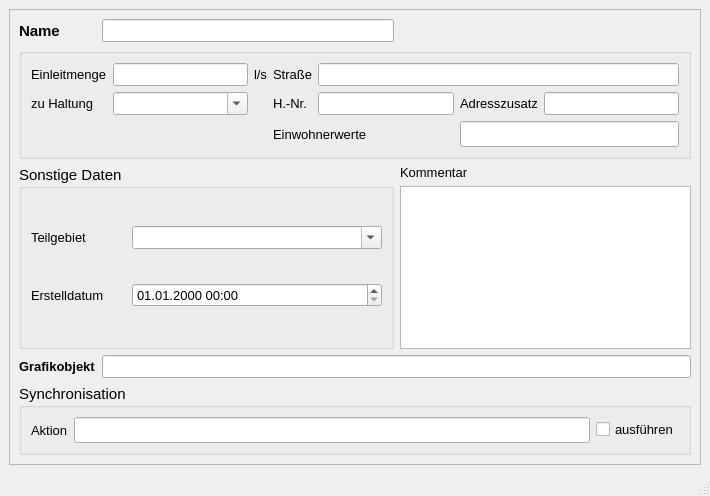
<?xml version="1.0" encoding="UTF-8"?>
<ui version="4.0">
 <class>Direkteinleitungen</class>
 <widget class="QMainWindow" name="Direkteinleitungen">
  <property name="enabled">
   <bool>true</bool>
  </property>
  <property name="geometry">
   <rect>
    <x>0</x>
    <y>0</y>
    <width>710</width>
    <height>496</height>
   </rect>
  </property>
  <property name="minimumSize">
   <size>
    <width>580</width>
    <height>420</height>
   </size>
  </property>
  <property name="font">
   <font>
    <family>Tahoma</family>
    <pointsize>10</pointsize>
   </font>
  </property>
  <property name="windowTitle">
   <string>Direkteinleiter</string>
  </property>
  <property name="toolTip">
   <string>&lt;html&gt;&lt;head/&gt;&lt;body&gt;&lt;p&gt;Abfluss des Direkteinleiters&lt;/p&gt;&lt;/body&gt;&lt;/html&gt;</string>
  </property>
  <property name="statusTip">
   <string>Abfluss des Direkteinleiters</string>
  </property>
  <widget class="QWidget" name="centralwidget">
   <layout class="QGridLayout" name="gridLayout">
    <item row="0" column="0">
     <widget class="QScrollArea" name="scrollArea">
      <property name="widgetResizable">
       <bool>true</bool>
      </property>
      <widget class="QWidget" name="scrollAreaWidgetContents">
       <property name="geometry">
        <rect>
         <x>0</x>
         <y>0</y>
         <width>686</width>
         <height>419</height>
        </rect>
       </property>
       <layout class="QGridLayout" name="gridLayout_2">
        <item row="0" column="0">
         <widget class="QLabel" name="label_10">
          <property name="font">
           <font>
            <family>Tahoma</family>
            <pointsize>11</pointsize>
            <weight>75</weight>
            <bold>true</bold>
           </font>
          </property>
          <property name="text">
           <string>Name</string>
          </property>
          <property name="alignment">
           <set>Qt::AlignLeading|Qt::AlignLeft|Qt::AlignVCenter</set>
          </property>
         </widget>
        </item>
        <item row="0" column="1">
         <widget class="QLineEdit" name="elnam">
          <property name="toolTip">
           <string>&lt;html&gt;&lt;head/&gt;&lt;body&gt;&lt;p&gt;Eindeutige Bezeichnung&lt;/p&gt;&lt;/body&gt;&lt;/html&gt;</string>
          </property>
          <property name="statusTip">
           <string>Eindeutige Bezeichnung</string>
          </property>
         </widget>
        </item>
        <item row="1" column="0" colspan="3">
         <widget class="QGroupBox" name="groupBox_3">
          <property name="font">
           <font>
            <family>Tahoma</family>
            <pointsize>11</pointsize>
           </font>
          </property>
          <property name="title">
           <string/>
          </property>
          <layout class="QGridLayout" name="gridLayout_3">
           <item row="0" column="0">
            <widget class="QLabel" name="label_5">
             <property name="font">
              <font>
               <family>Tahoma</family>
               <pointsize>10</pointsize>
              </font>
             </property>
             <property name="text">
              <string>Einleitmenge</string>
             </property>
             <property name="alignment">
              <set>Qt::AlignLeading|Qt::AlignLeft|Qt::AlignVCenter</set>
             </property>
            </widget>
           </item>
           <item row="0" column="1">
            <widget class="QLineEdit" name="zufluss">
             <property name="font">
              <font>
               <family>Tahoma</family>
               <pointsize>10</pointsize>
              </font>
             </property>
             <property name="toolTip">
              <string>&lt;html&gt;&lt;head/&gt;&lt;body&gt;&lt;p&gt;Direktzufluss gem. HYSTEM-EXTRAN&lt;/p&gt;&lt;/body&gt;&lt;/html&gt;</string>
             </property>
             <property name="statusTip">
              <string>Direktzufluss gem. HYSTEM-EXTRAN</string>
             </property>
            </widget>
           </item>
           <item row="0" column="2">
            <widget class="QLabel" name="label_6">
             <property name="font">
              <font>
               <family>Tahoma</family>
               <pointsize>10</pointsize>
              </font>
             </property>
             <property name="text">
              <string>l/s</string>
             </property>
            </widget>
           </item>
           <item row="0" column="3">
            <widget class="QLabel" name="label_7">
             <property name="font">
              <font>
               <family>Tahoma</family>
               <pointsize>10</pointsize>
              </font>
             </property>
             <property name="text">
              <string>Straße</string>
             </property>
            </widget>
           </item>
           <item row="0" column="4" colspan="3">
            <widget class="QLineEdit" name="strassenname">
             <property name="font">
              <font>
               <family>Tahoma</family>
               <pointsize>10</pointsize>
              </font>
             </property>
             <property name="toolTip">
              <string/>
             </property>
             <property name="statusTip">
              <string/>
             </property>
            </widget>
           </item>
           <item row="1" column="0">
            <widget class="QLabel" name="label_20">
             <property name="font">
              <font>
               <family>Tahoma</family>
               <pointsize>10</pointsize>
              </font>
             </property>
             <property name="text">
              <string>zu Haltung</string>
             </property>
             <property name="alignment">
              <set>Qt::AlignLeading|Qt::AlignLeft|Qt::AlignVCenter</set>
             </property>
            </widget>
           </item>
           <item row="1" column="1">
            <widget class="QComboBox" name="haltnam">
             <property name="font">
              <font>
               <family>Tahoma</family>
               <pointsize>10</pointsize>
              </font>
             </property>
             <property name="toolTip">
              <string>&lt;html&gt;&lt;head/&gt;&lt;body&gt;&lt;p&gt;Name der Haltung, welcher die Fläche zugeordnet ist&lt;/p&gt;&lt;/body&gt;&lt;/html&gt;</string>
             </property>
             <property name="statusTip">
              <string>Name der Haltung, welcher die Fläche zugeordnet ist</string>
             </property>
             <property name="editable">
              <bool>true</bool>
             </property>
            </widget>
           </item>
           <item row="1" column="3">
            <widget class="QLabel" name="label_8">
             <property name="font">
              <font>
               <family>Tahoma</family>
               <pointsize>10</pointsize>
              </font>
             </property>
             <property name="text">
              <string>H.-Nr.</string>
             </property>
            </widget>
           </item>
           <item row="1" column="4">
            <widget class="QLineEdit" name="hausnummer">
             <property name="font">
              <font>
               <family>Tahoma</family>
               <pointsize>10</pointsize>
              </font>
             </property>
             <property name="toolTip">
              <string/>
             </property>
             <property name="statusTip">
              <string/>
             </property>
            </widget>
           </item>
           <item row="1" column="5">
            <widget class="QLabel" name="label_9">
             <property name="font">
              <font>
               <family>Tahoma</family>
               <pointsize>10</pointsize>
              </font>
             </property>
             <property name="text">
              <string>Adresszusatz</string>
             </property>
            </widget>
           </item>
           <item row="1" column="6">
            <widget class="QLineEdit" name="zusatz">
             <property name="font">
              <font>
               <family>Tahoma</family>
               <pointsize>10</pointsize>
              </font>
             </property>
             <property name="toolTip">
              <string/>
             </property>
             <property name="statusTip">
              <string/>
             </property>
            </widget>
           </item>
           <item row="2" column="3" colspan="2">
            <widget class="QLabel" name="label_25">
             <property name="font">
              <font>
               <family>Tahoma</family>
               <pointsize>10</pointsize>
              </font>
             </property>
             <property name="text">
              <string>Einwohnerwerte</string>
             </property>
             <property name="alignment">
              <set>Qt::AlignLeading|Qt::AlignLeft|Qt::AlignVCenter</set>
             </property>
            </widget>
           </item>
           <item row="2" column="5" colspan="2">
            <widget class="QLineEdit" name="ew"/>
           </item>
          </layout>
         </widget>
        </item>
        <item row="2" column="0" rowspan="2" colspan="2">
         <widget class="QGroupBox" name="groupBox_4">
          <property name="font">
           <font>
            <family>Tahoma</family>
            <pointsize>11</pointsize>
           </font>
          </property>
          <property name="title">
           <string>Sonstige Daten</string>
          </property>
          <layout class="QGridLayout" name="gridLayout_4">
           <item row="0" column="0">
            <widget class="QLabel" name="label_22">
             <property name="font">
              <font>
               <family>Tahoma</family>
               <pointsize>10</pointsize>
              </font>
             </property>
             <property name="text">
              <string>Teilgebiet</string>
             </property>
             <property name="alignment">
              <set>Qt::AlignLeading|Qt::AlignLeft|Qt::AlignVCenter</set>
             </property>
            </widget>
           </item>
           <item row="0" column="1">
            <widget class="QComboBox" name="teilgebiet">
             <property name="font">
              <font>
               <family>Tahoma</family>
               <pointsize>10</pointsize>
              </font>
             </property>
             <property name="toolTip">
              <string>&lt;html&gt;&lt;head/&gt;&lt;body&gt;&lt;p&gt;Zuordnung zu definiertem Teilgebiet&lt;/p&gt;&lt;/body&gt;&lt;/html&gt;</string>
             </property>
             <property name="statusTip">
              <string>Zuordnung zu definiertem Teilgebiet</string>
             </property>
             <property name="editable">
              <bool>true</bool>
             </property>
            </widget>
           </item>
           <item row="1" column="0">
            <widget class="QLabel" name="label_70">
             <property name="font">
              <font>
               <family>Tahoma</family>
               <pointsize>10</pointsize>
              </font>
             </property>
             <property name="text">
              <string>Erstelldatum</string>
             </property>
             <property name="alignment">
              <set>Qt::AlignLeading|Qt::AlignLeft|Qt::AlignVCenter</set>
             </property>
            </widget>
           </item>
           <item row="1" column="1">
            <widget class="QgsDateTimeEdit" name="createdat">
             <property name="minimumSize">
              <size>
               <width>250</width>
               <height>0</height>
              </size>
             </property>
             <property name="font">
              <font>
               <family>Tahoma</family>
               <pointsize>10</pointsize>
              </font>
             </property>
             <property name="currentSection">
              <enum>QDateTimeEdit::DaySection</enum>
             </property>
             <property name="displayFormat">
              <string>dd.MM.yyyy HH:mm</string>
             </property>
            </widget>
           </item>
          </layout>
         </widget>
        </item>
        <item row="2" column="2">
         <widget class="QLabel" name="label_14">
          <property name="text">
           <string>Kommentar</string>
          </property>
         </widget>
        </item>
        <item row="3" column="2">
         <widget class="QTextEdit" name="kommentar">
          <property name="toolTip">
           <string>&lt;html&gt;&lt;head/&gt;&lt;body&gt;&lt;p&gt;Platz für zusätzliche Kommentare&lt;/p&gt;&lt;/body&gt;&lt;/html&gt;</string>
          </property>
          <property name="statusTip">
           <string>Platz für zusätzliche Kommentare</string>
          </property>
         </widget>
        </item>
        <item row="4" column="0">
         <widget class="QLabel" name="label_21">
          <property name="font">
           <font>
            <family>Tahoma</family>
            <pointsize>10</pointsize>
            <weight>75</weight>
            <bold>true</bold>
           </font>
          </property>
          <property name="text">
           <string>Grafikobjekt</string>
          </property>
         </widget>
        </item>
        <item row="4" column="1" colspan="2">
         <widget class="QLineEdit" name="objekt">
          <property name="toolTip">
           <string>&lt;html&gt;&lt;head/&gt;&lt;body&gt;&lt;p&gt;Textbeschreibung (WKT) des Grafikobjekts&lt;/p&gt;&lt;/body&gt;&lt;/html&gt;</string>
          </property>
          <property name="statusTip">
           <string>Textbeschreibung des Grafikobjekts</string>
          </property>
         </widget>
        </item>
        <item row="5" column="0" colspan="3">
         <widget class="QGroupBox" name="groupBox_sync">
          <property name="font">
           <font>
            <family>Tahoma</family>
            <pointsize>11</pointsize>
           </font>
          </property>
          <property name="title">
           <string>Synchronisation</string>
          </property>
          <layout class="QGridLayout" name="gridLayout_5">
           <item row="0" column="0">
            <widget class="QLabel" name="label_19">
             <property name="font">
              <font>
               <family>Tahoma</family>
               <pointsize>10</pointsize>
              </font>
             </property>
             <property name="text">
              <string>Aktion</string>
             </property>
            </widget>
           </item>
           <item row="0" column="1">
            <widget class="QLineEdit" name="aktion">
             <property name="toolTip">
              <string>&lt;html&gt;&lt;head/&gt;&lt;body&gt;&lt;p&gt;Maßnahme zur Synchronisation&lt;/p&gt;&lt;/body&gt;&lt;/html&gt;</string>
             </property>
             <property name="statusTip">
              <string>Maßnahme zur Synchronisation</string>
             </property>
            </widget>
           </item>
           <item row="0" column="2">
            <widget class="QCheckBox" name="status">
             <property name="font">
              <font>
               <family>Tahoma</family>
               <pointsize>10</pointsize>
              </font>
             </property>
             <property name="toolTip">
              <string>Synchronisation aktivieren</string>
             </property>
             <property name="statusTip">
              <string>Synchronisation aktivieren</string>
             </property>
             <property name="text">
              <string>ausführen</string>
             </property>
            </widget>
           </item>
          </layout>
         </widget>
        </item>
       </layout>
      </widget>
     </widget>
    </item>
   </layout>
  </widget>
  <widget class="QMenuBar" name="menubar">
   <property name="geometry">
    <rect>
     <x>0</x>
     <y>0</y>
     <width>710</width>
     <height>27</height>
    </rect>
   </property>
  </widget>
  <widget class="QStatusBar" name="statusbar"/>
 </widget>
 <customwidgets>
  <customwidget>
   <class>QgsDateTimeEdit</class>
   <extends>QDateTimeEdit</extends>
   <header>qgsdatetimeedit.h</header>
  </customwidget>
 </customwidgets>
 <tabstops>
  <tabstop>elnam</tabstop>
  <tabstop>zufluss</tabstop>
  <tabstop>haltnam</tabstop>
  <tabstop>strassenname</tabstop>
  <tabstop>hausnummer</tabstop>
  <tabstop>zusatz</tabstop>
  <tabstop>teilgebiet</tabstop>
  <tabstop>createdat</tabstop>
  <tabstop>kommentar</tabstop>
 </tabstops>
 <resources/>
 <connections/>
</ui>
